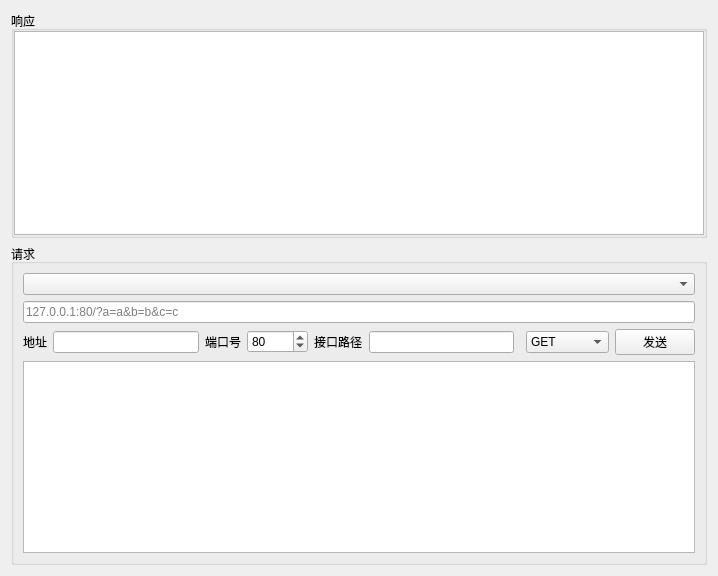
<?xml version="1.0" encoding="UTF-8"?>
<ui version="4.0">
 <class>HttpClient</class>
 <widget class="QWidget" name="HttpClient">
  <property name="geometry">
   <rect>
    <x>0</x>
    <y>0</y>
    <width>718</width>
    <height>576</height>
   </rect>
  </property>
  <property name="windowTitle">
   <string>HttpClient</string>
  </property>
  <layout class="QGridLayout" name="gridLayout_2">
   <item row="0" column="0">
    <widget class="QGroupBox" name="groupBox_2">
     <property name="title">
      <string>响应</string>
     </property>
     <layout class="QGridLayout" name="gridLayout_3">
      <property name="leftMargin">
       <number>0</number>
      </property>
      <property name="topMargin">
       <number>0</number>
      </property>
      <property name="rightMargin">
       <number>0</number>
      </property>
      <property name="bottomMargin">
       <number>0</number>
      </property>
      <item row="0" column="0">
       <widget class="QTextBrowser" name="textBrowser"/>
      </item>
     </layout>
    </widget>
   </item>
   <item row="1" column="0">
    <widget class="QGroupBox" name="groupBox_5">
     <property name="title">
      <string>请求</string>
     </property>
     <layout class="QGridLayout" name="gridLayout">
      <item row="2" column="7">
       <widget class="QComboBox" name="comboBox">
        <item>
         <property name="text">
          <string>GET</string>
         </property>
        </item>
        <item>
         <property name="text">
          <string>POST</string>
         </property>
        </item>
        <item>
         <property name="text">
          <string>PUT</string>
         </property>
        </item>
        <item>
         <property name="text">
          <string>PATCH</string>
         </property>
        </item>
        <item>
         <property name="text">
          <string>DELETE</string>
         </property>
        </item>
        <item>
         <property name="text">
          <string>HEAD</string>
         </property>
        </item>
        <item>
         <property name="text">
          <string>OPTIONS</string>
         </property>
        </item>
       </widget>
      </item>
      <item row="2" column="3">
       <widget class="QSpinBox" name="spinBox_Port">
        <property name="maximum">
         <number>65535</number>
        </property>
        <property name="value">
         <number>80</number>
        </property>
       </widget>
      </item>
      <item row="2" column="1">
       <widget class="QLineEdit" name="lineEdit_Host"/>
      </item>
      <item row="2" column="5">
       <widget class="QLineEdit" name="lineEdit_Path"/>
      </item>
      <item row="2" column="2">
       <widget class="QLabel" name="label_2">
        <property name="text">
         <string>端口号</string>
        </property>
       </widget>
      </item>
      <item row="2" column="4">
       <widget class="QLabel" name="label_3">
        <property name="text">
         <string>接口路径</string>
        </property>
       </widget>
      </item>
      <item row="2" column="0">
       <widget class="QLabel" name="label">
        <property name="text">
         <string>地址</string>
        </property>
       </widget>
      </item>
      <item row="2" column="8">
       <widget class="QPushButton" name="pushButton_SendRequest">
        <property name="text">
         <string>发送</string>
        </property>
       </widget>
      </item>
      <item row="4" column="0" colspan="9">
       <widget class="QTableView" name="tableView"/>
      </item>
      <item row="1" column="0" colspan="9">
       <widget class="QLineEdit" name="lineEdit_RequestURL">
        <property name="placeholderText">
         <string>127.0.0.1:80/?a=a&amp;b=b&amp;c=c</string>
        </property>
       </widget>
      </item>
      <item row="0" column="0" colspan="9">
       <widget class="QComboBox" name="comboBox_2"/>
      </item>
     </layout>
    </widget>
   </item>
  </layout>
 </widget>
 <resources/>
 <connections/>
</ui>
